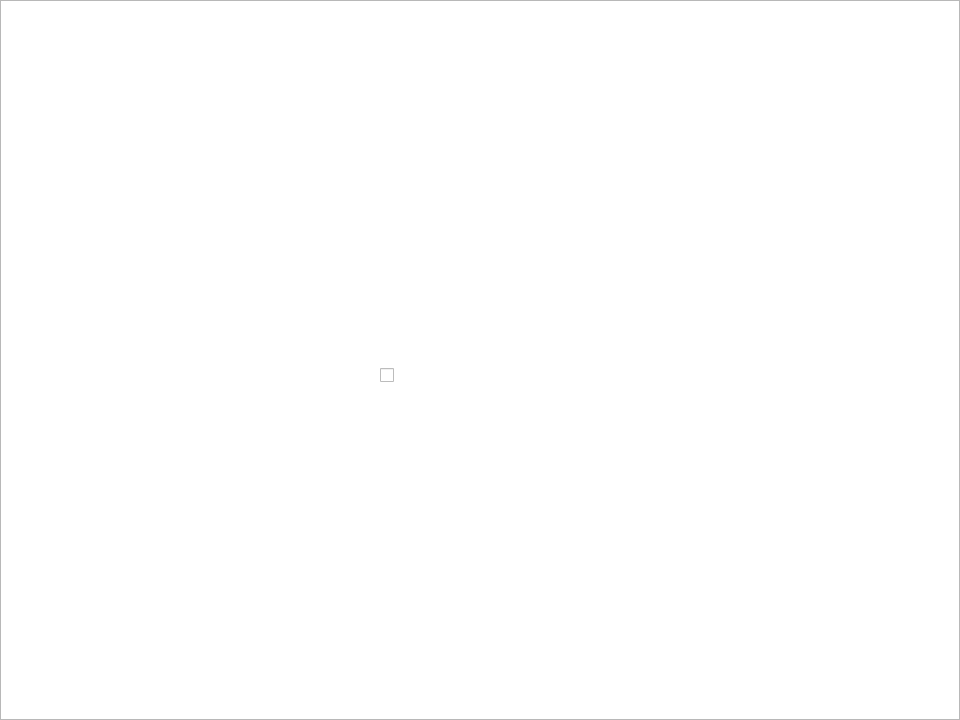
<?xml version="1.0" encoding="UTF-8"?>
<ui version="4.0">
 <class>CarCalculationsForm</class>
 <widget class="QDialog" name="CarCalculationsForm">
  <property name="geometry">
   <rect>
    <x>0</x>
    <y>0</y>
    <width>960</width>
    <height>720</height>
   </rect>
  </property>
  <property name="windowTitle">
   <string>MainWindow</string>
  </property>
  <widget class="QGraphicsView" name="graphicsView3">
   <property name="geometry">
    <rect>
     <x>0</x>
     <y>0</y>
     <width>960</width>
     <height>720</height>
    </rect>
   </property>
   <property name="styleSheet">
    <string notr="true">background-image: url(:/dom/image/42.png);</string>
   </property>
  </widget>
  <widget class="QCheckBox" name="checkBox">
   <property name="geometry">
    <rect>
     <x>380</x>
     <y>350</y>
     <width>131</width>
     <height>51</height>
    </rect>
   </property>
   <property name="styleSheet">
    <string notr="true">font: 700 italic 14pt &quot;Segoe UI&quot;;
color: white;</string>
   </property>
   <property name="text">
    <string>Грузовой</string>
   </property>
  </widget>
  <widget class="QLineEdit" name="lineEdit_fuelPrice">
   <property name="geometry">
    <rect>
     <x>350</x>
     <y>510</y>
     <width>181</width>
     <height>51</height>
    </rect>
   </property>
   <property name="styleSheet">
    <string notr="true">background-color: transparent;
font: 700 italic 14pt &quot;Segoe UI&quot;;
color: white;
border: 0px;</string>
   </property>
   <property name="text">
    <string/>
   </property>
  </widget>
  <widget class="QPushButton" name="pushButton_calculateLoadCapacity">
   <property name="geometry">
    <rect>
     <x>370</x>
     <y>560</y>
     <width>221</width>
     <height>91</height>
    </rect>
   </property>
   <property name="styleSheet">
    <string notr="true">background-color: transparent;
font: 700 italic 14pt &quot;Segoe UI&quot;;
color: white;
border: 0px;</string>
   </property>
   <property name="text">
    <string/>
   </property>
  </widget>
  <widget class="QPushButton" name="pushButton_calculateDistance">
   <property name="geometry">
    <rect>
     <x>60</x>
     <y>540</y>
     <width>241</width>
     <height>121</height>
    </rect>
   </property>
   <property name="styleSheet">
    <string notr="true">background-color: transparent;
font: 700 italic 14pt &quot;Segoe UI&quot;;
color: white;
border: 0px;</string>
   </property>
   <property name="text">
    <string/>
   </property>
  </widget>
  <widget class="QPushButton" name="pushButton_calculateTransportCost">
   <property name="geometry">
    <rect>
     <x>660</x>
     <y>540</y>
     <width>271</width>
     <height>121</height>
    </rect>
   </property>
   <property name="styleSheet">
    <string notr="true">background-color: transparent;
font: 700 italic 14pt &quot;Segoe UI&quot;;
color: white;
border: 0px;</string>
   </property>
   <property name="text">
    <string/>
   </property>
  </widget>
  <widget class="QLineEdit" name="lineEdit_loadCapacity">
   <property name="geometry">
    <rect>
     <x>350</x>
     <y>450</y>
     <width>181</width>
     <height>51</height>
    </rect>
   </property>
   <property name="styleSheet">
    <string notr="true">background-color: transparent;
font: 700 italic 14pt &quot;Segoe UI&quot;;
color: white;
border: 0px;</string>
   </property>
   <property name="text">
    <string/>
   </property>
  </widget>
  <widget class="QLineEdit" name="lineEdit_fuelConsumption">
   <property name="geometry">
    <rect>
     <x>350</x>
     <y>400</y>
     <width>181</width>
     <height>41</height>
    </rect>
   </property>
   <property name="styleSheet">
    <string notr="true">background-color: transparent;
font: 700 italic 14pt &quot;Segoe UI&quot;;
color: white;
border: 0px;</string>
   </property>
   <property name="text">
    <string/>
   </property>
  </widget>
  <widget class="QLineEdit" name="lineEdit_fuelTankVolume">
   <property name="geometry">
    <rect>
     <x>350</x>
     <y>290</y>
     <width>181</width>
     <height>51</height>
    </rect>
   </property>
   <property name="styleSheet">
    <string notr="true">background-color: transparent;
font: 700 italic 14pt &quot;Segoe UI&quot;;
color: white;
border: 0px;</string>
   </property>
   <property name="text">
    <string/>
   </property>
  </widget>
  <widget class="QLineEdit" name="lineEdit_color">
   <property name="geometry">
    <rect>
     <x>350</x>
     <y>220</y>
     <width>181</width>
     <height>51</height>
    </rect>
   </property>
   <property name="styleSheet">
    <string notr="true">background-color: transparent;
font: 700 italic 14pt &quot;Segoe UI&quot;;
color: white;
border: 0px;</string>
   </property>
   <property name="text">
    <string/>
   </property>
  </widget>
  <widget class="QLineEdit" name="lineEdit_brand">
   <property name="geometry">
    <rect>
     <x>350</x>
     <y>160</y>
     <width>181</width>
     <height>51</height>
    </rect>
   </property>
   <property name="styleSheet">
    <string notr="true">background-color: transparent;
font: 700 italic 14pt &quot;Segoe UI&quot;;
color: white;
border: 0px;</string>
   </property>
   <property name="text">
    <string/>
   </property>
  </widget>
  <widget class="QPushButton" name="pushButton_back">
   <property name="geometry">
    <rect>
     <x>700</x>
     <y>590</y>
     <width>151</width>
     <height>61</height>
    </rect>
   </property>
   <property name="styleSheet">
    <string notr="true">background-color: transparent;
font: 700 italic 14pt &quot;Segoe UI&quot;;
color: white;
border: 0px;</string>
   </property>
   <property name="text">
    <string>НАЗАД</string>
   </property>
  </widget>
  <widget class="QLineEdit" name="lineEdit_finish">
   <property name="geometry">
    <rect>
     <x>650</x>
     <y>310</y>
     <width>241</width>
     <height>51</height>
    </rect>
   </property>
   <property name="styleSheet">
    <string notr="true">background-color: transparent;
font: 700 italic 14pt &quot;Segoe UI&quot;;
color: white;
border: 0px;</string>
   </property>
   <property name="text">
    <string/>
   </property>
  </widget>
  <widget class="QComboBox" name="comboBox">
   <property name="geometry">
    <rect>
     <x>60</x>
     <y>220</y>
     <width>171</width>
     <height>61</height>
    </rect>
   </property>
   <property name="styleSheet">
    <string notr="true">background-color: transparent;
font: 700 italic 14pt &quot;Segoe UI&quot;;
color: white;
padding-left: center;
border: 0px;
</string>
   </property>
   <item>
    <property name="text">
     <string>Audi</string>
    </property>
   </item>
   <item>
    <property name="text">
     <string>BMW</string>
    </property>
   </item>
   <item>
    <property name="text">
     <string>BYD</string>
    </property>
   </item>
   <item>
    <property name="text">
     <string>Changan</string>
    </property>
   </item>
   <item>
    <property name="text">
     <string>Chery</string>
    </property>
   </item>
   <item>
    <property name="text">
     <string>Chevrolet</string>
    </property>
   </item>
   <item>
    <property name="text">
     <string>Citroën</string>
    </property>
   </item>
   <item>
    <property name="text">
     <string>Datsun</string>
    </property>
   </item>
   <item>
    <property name="text">
     <string>Exeed</string>
    </property>
   </item>
   <item>
    <property name="text">
     <string>FAW</string>
    </property>
   </item>
   <item>
    <property name="text">
     <string>Fiat</string>
    </property>
   </item>
   <item>
    <property name="text">
     <string>Ford</string>
    </property>
   </item>
   <item>
    <property name="text">
     <string>GAZ</string>
    </property>
   </item>
   <item>
    <property name="text">
     <string>Geely</string>
    </property>
   </item>
   <item>
    <property name="text">
     <string>Genesis</string>
    </property>
   </item>
   <item>
    <property name="text">
     <string>Haval</string>
    </property>
   </item>
   <item>
    <property name="text">
     <string>Honda</string>
    </property>
   </item>
   <item>
    <property name="text">
     <string>Hyundai</string>
    </property>
   </item>
   <item>
    <property name="text">
     <string>Infiniti</string>
    </property>
   </item>
   <item>
    <property name="text">
     <string>Jaguar</string>
    </property>
   </item>
   <item>
    <property name="text">
     <string>Jeep</string>
    </property>
   </item>
   <item>
    <property name="text">
     <string>Jetour</string>
    </property>
   </item>
   <item>
    <property name="text">
     <string>Kaiyi</string>
    </property>
   </item>
   <item>
    <property name="text">
     <string>Kia</string>
    </property>
   </item>
   <item>
    <property name="text">
     <string>Lada</string>
    </property>
   </item>
   <item>
    <property name="text">
     <string>Land Rover</string>
    </property>
   </item>
   <item>
    <property name="text">
     <string>Lexus</string>
    </property>
   </item>
   <item>
    <property name="text">
     <string>Lifan</string>
    </property>
   </item>
   <item>
    <property name="text">
     <string>Mazda</string>
    </property>
   </item>
   <item>
    <property name="text">
     <string>Mercedes-Benz</string>
    </property>
   </item>
   <item>
    <property name="text">
     <string>MG</string>
    </property>
   </item>
   <item>
    <property name="text">
     <string>Mitsubishi</string>
    </property>
   </item>
   <item>
    <property name="text">
     <string>Moskvich</string>
    </property>
   </item>
   <item>
    <property name="text">
     <string>Nissan</string>
    </property>
   </item>
   <item>
    <property name="text">
     <string>Omoda</string>
    </property>
   </item>
   <item>
    <property name="text">
     <string>Opel</string>
    </property>
   </item>
   <item>
    <property name="text">
     <string>Peugeot</string>
    </property>
   </item>
   <item>
    <property name="text">
     <string>Porsche</string>
    </property>
   </item>
   <item>
    <property name="text">
     <string>Renault</string>
    </property>
   </item>
   <item>
    <property name="text">
     <string>Skoda</string>
    </property>
   </item>
   <item>
    <property name="text">
     <string>SsangYong</string>
    </property>
   </item>
   <item>
    <property name="text">
     <string>Subaru</string>
    </property>
   </item>
   <item>
    <property name="text">
     <string>Suzuki</string>
    </property>
   </item>
   <item>
    <property name="text">
     <string>TagAZ</string>
    </property>
   </item>
   <item>
    <property name="text">
     <string>Toyota</string>
    </property>
   </item>
   <item>
    <property name="text">
     <string>UAZ</string>
    </property>
   </item>
   <item>
    <property name="text">
     <string>Volvo</string>
    </property>
   </item>
   <item>
    <property name="text">
     <string>Volkswagen</string>
    </property>
   </item>
   <item>
    <property name="text">
     <string>Zotye</string>
    </property>
   </item>
  </widget>
  <widget class="QComboBox" name="comboBox_2">
   <property name="geometry">
    <rect>
     <x>250</x>
     <y>220</y>
     <width>171</width>
     <height>61</height>
    </rect>
   </property>
   <property name="styleSheet">
    <string notr="true">background-color: transparent;
font: 700 italic 14pt &quot;Segoe UI&quot;;
color: white;
padding-left: center;
border: 0px;
</string>
   </property>
   <item>
    <property name="text">
     <string>Белый</string>
    </property>
   </item>
   <item>
    <property name="text">
     <string>Голубой</string>
    </property>
   </item>
   <item>
    <property name="text">
     <string>Жёлтый</string>
    </property>
   </item>
   <item>
    <property name="text">
     <string>Зелёный</string>
    </property>
   </item>
   <item>
    <property name="text">
     <string>Коричневый</string>
    </property>
   </item>
   <item>
    <property name="text">
     <string>Красный</string>
    </property>
   </item>
   <item>
    <property name="text">
     <string>Оранжевый</string>
    </property>
   </item>
   <item>
    <property name="text">
     <string>Розовый</string>
    </property>
   </item>
   <item>
    <property name="text">
     <string>Серый</string>
    </property>
   </item>
   <item>
    <property name="text">
     <string>Серебристый</string>
    </property>
   </item>
   <item>
    <property name="text">
     <string>Синий</string>
    </property>
   </item>
   <item>
    <property name="text">
     <string>Сиреневый</string>
    </property>
   </item>
   <item>
    <property name="text">
     <string>Фиолетовый</string>
    </property>
   </item>
   <item>
    <property name="text">
     <string>Чёрный</string>
    </property>
   </item>
   <item>
    <property name="text">
     <string>Бирюзовый</string>
    </property>
   </item>
  </widget>
 </widget>
 <resources/>
 <connections/>
</ui>
